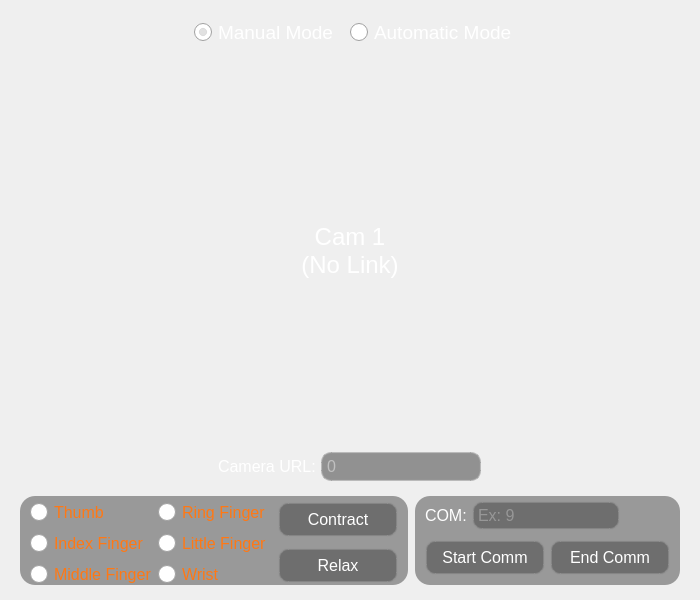
<?xml version="1.0" encoding="UTF-8"?>
<ui version="4.0">
 <class>Inmoov</class>
 <widget class="QWidget" name="Inmoov">
  <property name="geometry">
   <rect>
    <x>0</x>
    <y>0</y>
    <width>700</width>
    <height>600</height>
   </rect>
  </property>
  <property name="minimumSize">
   <size>
    <width>700</width>
    <height>600</height>
   </size>
  </property>
  <property name="windowTitle">
   <string>Inmoov Humanoid</string>
  </property>
  <property name="windowIcon">
   <iconset resource="resources.qrc">
    <normaloff>:/Icons/Icon.ico</normaloff>:/Icons/Icon.ico</iconset>
  </property>
  <property name="styleSheet">
   <string notr="true">QWidget#Inmoov{
background-color: 
	qlineargradient(x1: 0, y1: 0, x2: 1, y2: 1,
        stop: 0 rgb(50, 50, 50),
        stop: 0.5 rgb(30, 30, 30),
        stop: 1 rgb(50, 50, 50)
    );
}

 QLineEdit {
    background-color: rgba(80, 80, 80, 150);
    border-radius: 10px;
    padding:2px;
    border: 2px solid rgba(150, 150, 150, 150);
    color: silver;
}

QLineEdit:hover {
	background-color: rgba(80, 80, 80, 150);
    border: 2px solid rgba(255, 255, 255, 150);
}

QFrame {
border-radius: 15px;
}

QLineEdit:hover {
	background-color: rgba(80, 80, 80, 150);
    border: 2px solid rgba(255, 255, 255, 150);

}

QPushButton {
    background-color: rgba(80, 80, 80, 150);
	color: rgb(255, 255, 255);
    border-radius: 10px;
    padding: 5px; 
 	border: 2px solid rgba(150, 150, 150,150); 
}

QPushButton:disabled{
color: rgba(255,255,255,100);
}

QRadioButton {
	color: white;
}

QRadioButton::indicator {
    width:  18px;
    height: 18px;
}

QRadioButton::indicator:unchecked {
    image: url(:/Icons/unchecked.png);
}

QRadioButton::indicator:unchecked:hover {
    image: url(:/Icons/hover.png);
}

QRadioButton::indicator:checked {
    image: url(:/Icons/checked.png);
}

QRadioButton::indicator:checked:hover {
    image: url(:/Icons/checked_hover.png);
}

QMessageBox {
 background-color: 
	qlineargradient(x1: 0, y1: 0, x2: 1, y2: 1,
        stop: 0 rgb(50, 50, 50),
        stop: 0.5 rgb(30, 30, 30),
        stop: 1 rgb(50, 50, 50)
    );
  width: 400px; 
  height: 400px;
}
QMessageBox QLabel {
color: white;
font-size: 15px;
}
QMessageBox QPushButton {
   	background-color: rgba(80, 80, 80, 150);
	color: rgb(255, 255, 255);
    border-radius: 10px;
    padding: 5px; 
 	border: 2px solid rgba(150, 150, 150,150); 
  	font-size: 14px;
  	min-height: 15px; 
  	min-width: 60px;
}

QMessageBox QPushButton:hover {
  background-color:rgba(255, 144, 0, 50);    
}

QMessageBox QPushButton:pressed {
   background-color:rgba(255, 144, 0, 150);
    border: 2px solid #CCCCCC; 
}</string>
  </property>
  <layout class="QVBoxLayout" name="verticalLayout">
   <property name="spacing">
    <number>5</number>
   </property>
   <property name="leftMargin">
    <number>10</number>
   </property>
   <property name="topMargin">
    <number>10</number>
   </property>
   <property name="rightMargin">
    <number>10</number>
   </property>
   <property name="bottomMargin">
    <number>10</number>
   </property>
   <item alignment="Qt::AlignmentFlag::AlignTop">
    <widget class="QFrame" name="topFrame">
     <property name="frameShape">
      <enum>QFrame::Shape::StyledPanel</enum>
     </property>
     <property name="frameShadow">
      <enum>QFrame::Shadow::Raised</enum>
     </property>
     <layout class="QHBoxLayout" name="horizontalLayout_3">
      <property name="spacing">
       <number>8</number>
      </property>
      <property name="leftMargin">
       <number>15</number>
      </property>
      <property name="topMargin">
       <number>10</number>
      </property>
      <property name="rightMargin">
       <number>15</number>
      </property>
      <property name="bottomMargin">
       <number>10</number>
      </property>
      <item alignment="Qt::AlignmentFlag::AlignLeft">
       <widget class="QFrame" name="cameraControlFrame">
        <property name="frameShape">
         <enum>QFrame::Shape::StyledPanel</enum>
        </property>
        <property name="frameShadow">
         <enum>QFrame::Shadow::Raised</enum>
        </property>
        <layout class="QHBoxLayout" name="horizontalLayout">
         <property name="spacing">
          <number>0</number>
         </property>
         <property name="leftMargin">
          <number>0</number>
         </property>
         <property name="topMargin">
          <number>0</number>
         </property>
         <property name="rightMargin">
          <number>0</number>
         </property>
         <property name="bottomMargin">
          <number>0</number>
         </property>
         <item>
          <widget class="QPushButton" name="rotateLeftButton">
           <property name="styleSheet">
            <string notr="true">QPushButton{
background-color: transparent;
border: None;
}

QPushButton:hover {
   background-color: rgba(128,128,128,50);
}

QPushButton:pressed {
   background-color: rgba(128,128,128,100);
}</string>
           </property>
           <property name="text">
            <string/>
           </property>
           <property name="icon">
            <iconset resource="resources.qrc">
             <normaloff>:/Icons/rotate_left.png</normaloff>:/Icons/rotate_left.png</iconset>
           </property>
           <property name="iconSize">
            <size>
             <width>25</width>
             <height>25</height>
            </size>
           </property>
          </widget>
         </item>
         <item>
          <widget class="QPushButton" name="mirrorButton">
           <property name="styleSheet">
            <string notr="true">QPushButton{
background-color: transparent;
border: None;
}

QPushButton:hover {
   background-color: rgba(128,128,128,50);
}

QPushButton:pressed {
   background-color: rgba(128,128,128,100);
}</string>
           </property>
           <property name="text">
            <string/>
           </property>
           <property name="icon">
            <iconset resource="resources.qrc">
             <normaloff>:/Icons/mirror.png</normaloff>:/Icons/mirror.png</iconset>
           </property>
           <property name="iconSize">
            <size>
             <width>25</width>
             <height>25</height>
            </size>
           </property>
          </widget>
         </item>
         <item>
          <widget class="QPushButton" name="rotateRightButton">
           <property name="styleSheet">
            <string notr="true">QPushButton{
background-color: transparent;
border: None;
}

QPushButton:hover {
   background-color: rgba(128,128,128,50);
}

QPushButton:pressed {
   background-color: rgba(128,128,128,100);
}</string>
           </property>
           <property name="text">
            <string/>
           </property>
           <property name="icon">
            <iconset resource="resources.qrc">
             <normaloff>:/Icons/rotate_right.png</normaloff>:/Icons/rotate_right.png</iconset>
           </property>
           <property name="iconSize">
            <size>
             <width>25</width>
             <height>25</height>
            </size>
           </property>
          </widget>
         </item>
        </layout>
       </widget>
      </item>
      <item alignment="Qt::AlignmentFlag::AlignHCenter">
       <widget class="QRadioButton" name="manualRadio">
        <property name="font">
         <font>
          <family>Segoe UI</family>
          <pointsize>14</pointsize>
         </font>
        </property>
        <property name="text">
         <string>Manual Mode</string>
        </property>
        <property name="checked">
         <bool>true</bool>
        </property>
       </widget>
      </item>
      <item alignment="Qt::AlignmentFlag::AlignHCenter">
       <widget class="QRadioButton" name="automaticRadio">
        <property name="font">
         <font>
          <family>Segoe UI</family>
          <pointsize>14</pointsize>
         </font>
        </property>
        <property name="text">
         <string>Automatic Mode</string>
        </property>
       </widget>
      </item>
      <item alignment="Qt::AlignmentFlag::AlignRight">
       <widget class="QPushButton" name="toggleCameraButton">
        <property name="styleSheet">
         <string notr="true">QPushButton{
background-color: transparent;
border: None;
}

QPushButton:hover {
   background-color: rgba(128,128,128,50);
}

QPushButton:pressed {
   background-color: rgba(128,128,128,100);
}</string>
        </property>
        <property name="text">
         <string/>
        </property>
        <property name="icon">
         <iconset resource="resources.qrc">
          <normaloff>:/Icons/camera_on.png</normaloff>:/Icons/camera_on.png</iconset>
        </property>
        <property name="iconSize">
         <size>
          <width>30</width>
          <height>30</height>
         </size>
        </property>
        <property name="checked">
         <bool>false</bool>
        </property>
       </widget>
      </item>
     </layout>
    </widget>
   </item>
   <item>
    <widget class="QFrame" name="middleFrame">
     <property name="sizePolicy">
      <sizepolicy hsizetype="Preferred" vsizetype="Expanding">
       <horstretch>0</horstretch>
       <verstretch>0</verstretch>
      </sizepolicy>
     </property>
     <property name="frameShape">
      <enum>QFrame::Shape::StyledPanel</enum>
     </property>
     <property name="frameShadow">
      <enum>QFrame::Shadow::Raised</enum>
     </property>
     <layout class="QVBoxLayout" name="verticalLayout_11">
      <property name="spacing">
       <number>10</number>
      </property>
      <property name="leftMargin">
       <number>50</number>
      </property>
      <property name="topMargin">
       <number>0</number>
      </property>
      <property name="rightMargin">
       <number>50</number>
      </property>
      <property name="bottomMargin">
       <number>0</number>
      </property>
      <item>
       <widget class="QFrame" name="cameraFrame">
        <property name="sizePolicy">
         <sizepolicy hsizetype="Preferred" vsizetype="Expanding">
          <horstretch>0</horstretch>
          <verstretch>0</verstretch>
         </sizepolicy>
        </property>
        <property name="frameShape">
         <enum>QFrame::Shape::StyledPanel</enum>
        </property>
        <property name="frameShadow">
         <enum>QFrame::Shadow::Raised</enum>
        </property>
        <layout class="QVBoxLayout" name="verticalLayout_5">
         <property name="leftMargin">
          <number>0</number>
         </property>
         <property name="topMargin">
          <number>0</number>
         </property>
         <property name="rightMargin">
          <number>0</number>
         </property>
         <property name="bottomMargin">
          <number>0</number>
         </property>
         <item>
          <widget class="QLabel" name="cameraLabel">
           <property name="minimumSize">
            <size>
             <width>0</width>
             <height>0</height>
            </size>
           </property>
           <property name="font">
            <font>
             <family>Segoe UI</family>
             <pointsize>18</pointsize>
            </font>
           </property>
           <property name="styleSheet">
            <string notr="true">border-width: 3px;
border-color: rgb(74,73,120);
border-radius: 15px;
color:white;</string>
           </property>
           <property name="text">
            <string>Cam 1
(No Link)</string>
           </property>
           <property name="scaledContents">
            <bool>true</bool>
           </property>
           <property name="alignment">
            <set>Qt::AlignmentFlag::AlignCenter</set>
           </property>
          </widget>
         </item>
        </layout>
       </widget>
      </item>
      <item alignment="Qt::AlignmentFlag::AlignHCenter|Qt::AlignmentFlag::AlignBottom">
       <widget class="QFrame" name="cameraUrlFrame">
        <property name="styleSheet">
         <string notr="true"/>
        </property>
        <property name="frameShape">
         <enum>QFrame::Shape::StyledPanel</enum>
        </property>
        <property name="frameShadow">
         <enum>QFrame::Shadow::Raised</enum>
        </property>
        <layout class="QHBoxLayout" name="horizontalLayout_6">
         <property name="spacing">
          <number>5</number>
         </property>
         <property name="leftMargin">
          <number>0</number>
         </property>
         <property name="topMargin">
          <number>0</number>
         </property>
         <property name="rightMargin">
          <number>0</number>
         </property>
         <property name="bottomMargin">
          <number>0</number>
         </property>
         <item>
          <widget class="QLabel" name="changeUrlLabel">
           <property name="font">
            <font>
             <family>Segoe UI</family>
             <pointsize>12</pointsize>
            </font>
           </property>
           <property name="styleSheet">
            <string notr="true">color:white;</string>
           </property>
           <property name="text">
            <string>Camera URL:</string>
           </property>
          </widget>
         </item>
         <item>
          <widget class="QLineEdit" name="urlLineEdit">
           <property name="minimumSize">
            <size>
             <width>160</width>
             <height>0</height>
            </size>
           </property>
           <property name="font">
            <font>
             <family>Segoe UI</family>
             <pointsize>12</pointsize>
            </font>
           </property>
           <property name="text">
            <string>0</string>
           </property>
           <property name="placeholderText">
            <string>Change Camera URL</string>
           </property>
          </widget>
         </item>
        </layout>
       </widget>
      </item>
     </layout>
    </widget>
   </item>
   <item>
    <widget class="QFrame" name="bottomFrame">
     <property name="frameShape">
      <enum>QFrame::Shape::StyledPanel</enum>
     </property>
     <property name="frameShadow">
      <enum>QFrame::Shadow::Raised</enum>
     </property>
     <layout class="QHBoxLayout" name="horizontalLayout_7">
      <property name="spacing">
       <number>0</number>
      </property>
      <property name="leftMargin">
       <number>10</number>
      </property>
      <property name="topMargin">
       <number>10</number>
      </property>
      <property name="rightMargin">
       <number>10</number>
      </property>
      <property name="bottomMargin">
       <number>5</number>
      </property>
      <item alignment="Qt::AlignmentFlag::AlignLeft">
       <widget class="QFrame" name="controlArmFrame">
        <property name="styleSheet">
         <string notr="true">QFrame #controlArmFrame{
background-color:rgba(55, 55, 55, 120);
}</string>
        </property>
        <property name="frameShape">
         <enum>QFrame::Shape::StyledPanel</enum>
        </property>
        <property name="frameShadow">
         <enum>QFrame::Shadow::Raised</enum>
        </property>
        <layout class="QHBoxLayout" name="horizontalLayout_8">
         <property name="spacing">
          <number>10</number>
         </property>
         <property name="leftMargin">
          <number>10</number>
         </property>
         <property name="topMargin">
          <number>5</number>
         </property>
         <property name="rightMargin">
          <number>10</number>
         </property>
         <property name="bottomMargin">
          <number>0</number>
         </property>
         <item>
          <widget class="QFrame" name="fingersFrame">
           <property name="styleSheet">
            <string notr="true">QRadioButton {
color: rgb(255,120,20);
}</string>
           </property>
           <layout class="QHBoxLayout" name="horizontalLayout_9">
            <property name="spacing">
             <number>5</number>
            </property>
            <property name="leftMargin">
             <number>0</number>
            </property>
            <property name="topMargin">
             <number>0</number>
            </property>
            <property name="rightMargin">
             <number>0</number>
            </property>
            <property name="bottomMargin">
             <number>0</number>
            </property>
            <item>
             <widget class="QFrame" name="leftFingersFrame">
              <property name="styleSheet">
               <string notr="true"/>
              </property>
              <property name="frameShape">
               <enum>QFrame::Shape::StyledPanel</enum>
              </property>
              <property name="frameShadow">
               <enum>QFrame::Shadow::Raised</enum>
              </property>
              <layout class="QVBoxLayout" name="verticalLayout_10">
               <property name="spacing">
                <number>10</number>
               </property>
               <property name="leftMargin">
                <number>0</number>
               </property>
               <property name="topMargin">
                <number>0</number>
               </property>
               <property name="rightMargin">
                <number>0</number>
               </property>
               <property name="bottomMargin">
                <number>0</number>
               </property>
               <item>
                <widget class="QRadioButton" name="thumbRadio">
                 <property name="font">
                  <font>
                   <family>Segoe UI</family>
                   <pointsize>12</pointsize>
                  </font>
                 </property>
                 <property name="styleSheet">
                  <string notr="true"/>
                 </property>
                 <property name="text">
                  <string>Thumb</string>
                 </property>
                </widget>
               </item>
               <item>
                <widget class="QRadioButton" name="indexRadio">
                 <property name="font">
                  <font>
                   <family>Segoe UI</family>
                   <pointsize>12</pointsize>
                  </font>
                 </property>
                 <property name="styleSheet">
                  <string notr="true"/>
                 </property>
                 <property name="text">
                  <string>Index Finger</string>
                 </property>
                </widget>
               </item>
               <item>
                <widget class="QRadioButton" name="middleRadio">
                 <property name="font">
                  <font>
                   <family>Segoe UI</family>
                   <pointsize>12</pointsize>
                  </font>
                 </property>
                 <property name="styleSheet">
                  <string notr="true"/>
                 </property>
                 <property name="text">
                  <string>Middle Finger</string>
                 </property>
                </widget>
               </item>
              </layout>
             </widget>
            </item>
            <item>
             <widget class="QFrame" name="rightFingersFrame">
              <property name="frameShape">
               <enum>QFrame::Shape::StyledPanel</enum>
              </property>
              <property name="frameShadow">
               <enum>QFrame::Shadow::Raised</enum>
              </property>
              <layout class="QVBoxLayout" name="verticalLayout_8">
               <property name="spacing">
                <number>10</number>
               </property>
               <property name="leftMargin">
                <number>0</number>
               </property>
               <property name="topMargin">
                <number>0</number>
               </property>
               <property name="rightMargin">
                <number>0</number>
               </property>
               <property name="bottomMargin">
                <number>0</number>
               </property>
               <item>
                <widget class="QRadioButton" name="ringRadio">
                 <property name="font">
                  <font>
                   <family>Segoe UI</family>
                   <pointsize>12</pointsize>
                  </font>
                 </property>
                 <property name="styleSheet">
                  <string notr="true"/>
                 </property>
                 <property name="text">
                  <string>Ring Finger</string>
                 </property>
                </widget>
               </item>
               <item>
                <widget class="QRadioButton" name="littleRadio">
                 <property name="font">
                  <font>
                   <family>Segoe UI</family>
                   <pointsize>12</pointsize>
                  </font>
                 </property>
                 <property name="styleSheet">
                  <string notr="true"/>
                 </property>
                 <property name="text">
                  <string>Little Finger</string>
                 </property>
                </widget>
               </item>
               <item>
                <widget class="QRadioButton" name="wristRadio">
                 <property name="font">
                  <font>
                   <family>Segoe UI</family>
                   <pointsize>12</pointsize>
                  </font>
                 </property>
                 <property name="styleSheet">
                  <string notr="true"/>
                 </property>
                 <property name="text">
                  <string>Wrist</string>
                 </property>
                </widget>
               </item>
              </layout>
             </widget>
            </item>
           </layout>
          </widget>
         </item>
         <item>
          <widget class="QFrame" name="controlButtonsFrame">
           <property name="frameShape">
            <enum>QFrame::Shape::StyledPanel</enum>
           </property>
           <property name="frameShadow">
            <enum>QFrame::Shadow::Raised</enum>
           </property>
           <layout class="QVBoxLayout" name="verticalLayout_7">
            <property name="spacing">
             <number>10</number>
            </property>
            <property name="leftMargin">
             <number>0</number>
            </property>
            <property name="topMargin">
             <number>0</number>
            </property>
            <property name="rightMargin">
             <number>0</number>
            </property>
            <property name="bottomMargin">
             <number>0</number>
            </property>
            <item>
             <widget class="QPushButton" name="contractButton">
              <property name="minimumSize">
               <size>
                <width>120</width>
                <height>35</height>
               </size>
              </property>
              <property name="font">
               <font>
                <family>Segoe UI</family>
                <pointsize>12</pointsize>
               </font>
              </property>
              <property name="styleSheet">
               <string notr="true">QPushButton:hover {
    background-color:rgba(228, 96, 218, 50);
}

QPushButton:pressed {
    background-color:rgba(228, 96, 218, 150);
    border: 2px solid #CCCCCC; 
}
</string>
              </property>
              <property name="text">
               <string>Contract</string>
              </property>
             </widget>
            </item>
            <item>
             <widget class="QPushButton" name="relaxButton">
              <property name="minimumSize">
               <size>
                <width>120</width>
                <height>35</height>
               </size>
              </property>
              <property name="font">
               <font>
                <family>Segoe UI</family>
                <pointsize>12</pointsize>
               </font>
              </property>
              <property name="styleSheet">
               <string notr="true">QPushButton:hover {
	background-color: rgba(85, 170, 255, 50);
}

QPushButton:pressed {
    background-color: rgba(85, 170, 255, 150);
    border: 2px solid #CCCCCC; 
}
</string>
              </property>
              <property name="text">
               <string>Relax</string>
              </property>
             </widget>
            </item>
           </layout>
          </widget>
         </item>
        </layout>
       </widget>
      </item>
      <item alignment="Qt::AlignmentFlag::AlignRight">
       <widget class="QFrame" name="communicationFrame">
        <property name="styleSheet">
         <string notr="true">QFrame #communicationFrame{
background-color:rgba(55, 55, 55, 120);
}</string>
        </property>
        <property name="frameShape">
         <enum>QFrame::Shape::StyledPanel</enum>
        </property>
        <property name="frameShadow">
         <enum>QFrame::Shadow::Raised</enum>
        </property>
        <layout class="QVBoxLayout" name="verticalLayout_6">
         <property name="spacing">
          <number>10</number>
         </property>
         <property name="leftMargin">
          <number>10</number>
         </property>
         <property name="topMargin">
          <number>0</number>
         </property>
         <property name="rightMargin">
          <number>10</number>
         </property>
         <property name="bottomMargin">
          <number>10</number>
         </property>
         <item>
          <widget class="QFrame" name="portFrame">
           <property name="frameShape">
            <enum>QFrame::Shape::StyledPanel</enum>
           </property>
           <property name="frameShadow">
            <enum>QFrame::Shadow::Raised</enum>
           </property>
           <layout class="QHBoxLayout" name="horizontalLayout_5">
            <property name="spacing">
             <number>5</number>
            </property>
            <property name="leftMargin">
             <number>0</number>
            </property>
            <property name="topMargin">
             <number>5</number>
            </property>
            <property name="rightMargin">
             <number>0</number>
            </property>
            <property name="bottomMargin">
             <number>0</number>
            </property>
            <item>
             <widget class="QLabel" name="comLabel">
              <property name="sizePolicy">
               <sizepolicy hsizetype="Fixed" vsizetype="Fixed">
                <horstretch>0</horstretch>
                <verstretch>0</verstretch>
               </sizepolicy>
              </property>
              <property name="font">
               <font>
                <family>Segoe UI</family>
                <pointsize>12</pointsize>
               </font>
              </property>
              <property name="styleSheet">
               <string notr="true">color:white;</string>
              </property>
              <property name="text">
               <string>COM:</string>
              </property>
              <property name="alignment">
               <set>Qt::AlignmentFlag::AlignLeading|Qt::AlignmentFlag::AlignLeft|Qt::AlignmentFlag::AlignVCenter</set>
              </property>
             </widget>
            </item>
            <item>
             <widget class="QLineEdit" name="portLineEdit">
              <property name="sizePolicy">
               <sizepolicy hsizetype="Fixed" vsizetype="Fixed">
                <horstretch>0</horstretch>
                <verstretch>0</verstretch>
               </sizepolicy>
              </property>
              <property name="maximumSize">
               <size>
                <width>16777215</width>
                <height>16777215</height>
               </size>
              </property>
              <property name="font">
               <font>
                <family>Segoe UI</family>
                <pointsize>12</pointsize>
               </font>
              </property>
              <property name="styleSheet">
               <string notr="true"/>
              </property>
              <property name="inputMask">
               <string/>
              </property>
              <property name="text">
               <string/>
              </property>
              <property name="placeholderText">
               <string>Ex: 9</string>
              </property>
             </widget>
            </item>
            <item>
             <widget class="QLabel" name="feedbackLabel">
              <property name="maximumSize">
               <size>
                <width>50</width>
                <height>48</height>
               </size>
              </property>
              <property name="text">
               <string/>
              </property>
              <property name="pixmap">
               <pixmap resource="resources.qrc">:/Labels/red.png</pixmap>
              </property>
              <property name="scaledContents">
               <bool>true</bool>
              </property>
             </widget>
            </item>
           </layout>
          </widget>
         </item>
         <item>
          <widget class="QFrame" name="controlComFrame">
           <property name="frameShape">
            <enum>QFrame::Shape::StyledPanel</enum>
           </property>
           <property name="frameShadow">
            <enum>QFrame::Shadow::Raised</enum>
           </property>
           <layout class="QHBoxLayout" name="horizontalLayout_4">
            <property name="spacing">
             <number>5</number>
            </property>
            <property name="leftMargin">
             <number>0</number>
            </property>
            <property name="topMargin">
             <number>0</number>
            </property>
            <property name="rightMargin">
             <number>0</number>
            </property>
            <property name="bottomMargin">
             <number>0</number>
            </property>
            <item>
             <widget class="QPushButton" name="startComButton">
              <property name="sizePolicy">
               <sizepolicy hsizetype="Fixed" vsizetype="Fixed">
                <horstretch>0</horstretch>
                <verstretch>0</verstretch>
               </sizepolicy>
              </property>
              <property name="minimumSize">
               <size>
                <width>120</width>
                <height>35</height>
               </size>
              </property>
              <property name="font">
               <font>
                <family>Segoe UI</family>
                <pointsize>12</pointsize>
               </font>
              </property>
              <property name="styleSheet">
               <string notr="true">QPushButton:hover {
    background-color:rgba(255, 144, 0, 50);    
}


QPushButton:pressed {
    background-color:rgba(255, 144, 0, 150);
    border: 2px solid #CCCCCC; 
}
</string>
              </property>
              <property name="text">
               <string>Start Comm</string>
              </property>
             </widget>
            </item>
            <item>
             <widget class="QPushButton" name="endComButton">
              <property name="sizePolicy">
               <sizepolicy hsizetype="Fixed" vsizetype="Fixed">
                <horstretch>0</horstretch>
                <verstretch>0</verstretch>
               </sizepolicy>
              </property>
              <property name="minimumSize">
               <size>
                <width>120</width>
                <height>35</height>
               </size>
              </property>
              <property name="font">
               <font>
                <family>Segoe UI</family>
                <pointsize>12</pointsize>
               </font>
              </property>
              <property name="styleSheet">
               <string notr="true">QPushButton:hover {
    background-color: rgba(255, 30, 30, 50);    
}


QPushButton:pressed {
    background-color :rgba(255, 30, 30, 150);    
    border: 2px solid #CCCCCC; 
}
</string>
              </property>
              <property name="text">
               <string>End Comm</string>
              </property>
             </widget>
            </item>
           </layout>
          </widget>
         </item>
        </layout>
       </widget>
      </item>
     </layout>
    </widget>
   </item>
  </layout>
 </widget>
 <resources>
  <include location="resources.qrc"/>
 </resources>
 <connections/>
</ui>
